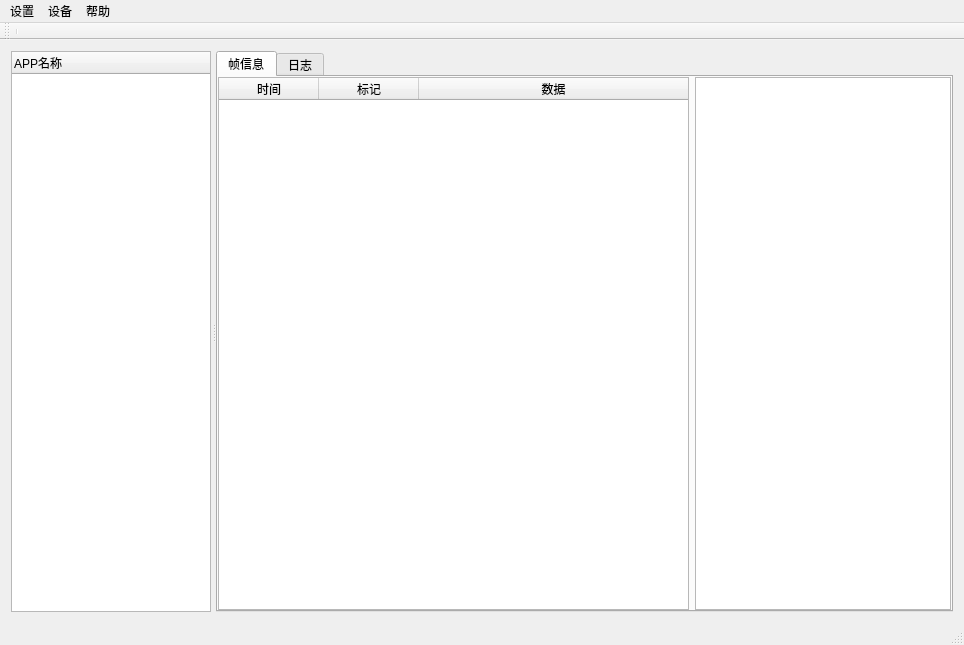
<?xml version="1.0" encoding="UTF-8"?>
<ui version="4.0">
 <class>MainWindow</class>
 <widget class="QMainWindow" name="MainWindow">
  <property name="geometry">
   <rect>
    <x>0</x>
    <y>0</y>
    <width>964</width>
    <height>645</height>
   </rect>
  </property>
  <property name="windowTitle">
   <string>智能硬件测试工具</string>
  </property>
  <widget class="QWidget" name="centralWidget">
   <layout class="QVBoxLayout" name="verticalLayout">
    <item>
     <widget class="QSplitter" name="splitter_h">
      <property name="orientation">
       <enum>Qt::Horizontal</enum>
      </property>
      <property name="opaqueResize">
       <bool>true</bool>
      </property>
      <property name="handleWidth">
       <number>5</number>
      </property>
      <property name="childrenCollapsible">
       <bool>false</bool>
      </property>
      <widget class="QTreeWidget" name="treeWidget">
       <property name="enabled">
        <bool>true</bool>
       </property>
       <property name="sizePolicy">
        <sizepolicy hsizetype="Preferred" vsizetype="Preferred">
         <horstretch>0</horstretch>
         <verstretch>0</verstretch>
        </sizepolicy>
       </property>
       <property name="maximumSize">
        <size>
         <width>200</width>
         <height>16777215</height>
        </size>
       </property>
       <column>
        <property name="text">
         <string>APP名称</string>
        </property>
       </column>
      </widget>
      <widget class="QSplitter" name="splitter_v">
       <property name="maximumSize">
        <size>
         <width>16777215</width>
         <height>16777215</height>
        </size>
       </property>
       <property name="frameShape">
        <enum>QFrame::NoFrame</enum>
       </property>
       <property name="frameShadow">
        <enum>QFrame::Plain</enum>
       </property>
       <property name="midLineWidth">
        <number>1</number>
       </property>
       <property name="orientation">
        <enum>Qt::Vertical</enum>
       </property>
       <widget class="QTabWidget" name="tabWidget">
        <property name="sizePolicy">
         <sizepolicy hsizetype="MinimumExpanding" vsizetype="MinimumExpanding">
          <horstretch>0</horstretch>
          <verstretch>0</verstretch>
         </sizepolicy>
        </property>
        <property name="currentIndex">
         <number>0</number>
        </property>
        <widget class="QWidget" name="tabFrame">
         <property name="sizePolicy">
          <sizepolicy hsizetype="MinimumExpanding" vsizetype="MinimumExpanding">
           <horstretch>0</horstretch>
           <verstretch>0</verstretch>
          </sizepolicy>
         </property>
         <attribute name="title">
          <string>帧信息</string>
         </attribute>
         <layout class="QHBoxLayout" name="horizontalLayout" stretch="0,0">
          <property name="leftMargin">
           <number>0</number>
          </property>
          <property name="topMargin">
           <number>0</number>
          </property>
          <property name="rightMargin">
           <number>0</number>
          </property>
          <property name="bottomMargin">
           <number>0</number>
          </property>
          <item>
           <widget class="QTableWidget" name="tableWidgetFrame">
            <property name="sizePolicy">
             <sizepolicy hsizetype="MinimumExpanding" vsizetype="MinimumExpanding">
              <horstretch>2</horstretch>
              <verstretch>0</verstretch>
             </sizepolicy>
            </property>
            <property name="minimumSize">
             <size>
              <width>400</width>
              <height>300</height>
             </size>
            </property>
            <property name="maximumSize">
             <size>
              <width>1000</width>
              <height>1000</height>
             </size>
            </property>
            <property name="contextMenuPolicy">
             <enum>Qt::DefaultContextMenu</enum>
            </property>
            <property name="editTriggers">
             <set>QAbstractItemView::NoEditTriggers</set>
            </property>
            <property name="alternatingRowColors">
             <bool>true</bool>
            </property>
            <property name="selectionMode">
             <enum>QAbstractItemView::ExtendedSelection</enum>
            </property>
            <property name="selectionBehavior">
             <enum>QAbstractItemView::SelectRows</enum>
            </property>
            <property name="wordWrap">
             <bool>false</bool>
            </property>
            <property name="cornerButtonEnabled">
             <bool>false</bool>
            </property>
            <property name="rowCount">
             <number>0</number>
            </property>
            <attribute name="horizontalHeaderCascadingSectionResizes">
             <bool>false</bool>
            </attribute>
            <attribute name="horizontalHeaderStretchLastSection">
             <bool>true</bool>
            </attribute>
            <attribute name="verticalHeaderVisible">
             <bool>false</bool>
            </attribute>
            <column>
             <property name="text">
              <string>时间</string>
             </property>
            </column>
            <column>
             <property name="text">
              <string>标记</string>
             </property>
            </column>
            <column>
             <property name="text">
              <string>数据</string>
             </property>
            </column>
           </widget>
          </item>
          <item>
           <widget class="QTextBrowser" name="textBrowserFrameInfo">
            <property name="sizePolicy">
             <sizepolicy hsizetype="Preferred" vsizetype="MinimumExpanding">
              <horstretch>0</horstretch>
              <verstretch>0</verstretch>
             </sizepolicy>
            </property>
            <property name="font">
             <font>
              <family>Consolas</family>
              <kerning>false</kerning>
             </font>
            </property>
           </widget>
          </item>
         </layout>
        </widget>
        <widget class="QWidget" name="tabLog">
         <property name="sizePolicy">
          <sizepolicy hsizetype="Preferred" vsizetype="MinimumExpanding">
           <horstretch>0</horstretch>
           <verstretch>0</verstretch>
          </sizepolicy>
         </property>
         <attribute name="title">
          <string>日志</string>
         </attribute>
         <layout class="QGridLayout" name="gridLayout">
          <property name="leftMargin">
           <number>0</number>
          </property>
          <property name="topMargin">
           <number>0</number>
          </property>
          <property name="rightMargin">
           <number>0</number>
          </property>
          <property name="bottomMargin">
           <number>0</number>
          </property>
          <property name="spacing">
           <number>0</number>
          </property>
          <item row="0" column="0">
           <widget class="QTextBrowser" name="textBrowser"/>
          </item>
         </layout>
        </widget>
       </widget>
      </widget>
     </widget>
    </item>
   </layout>
  </widget>
  <widget class="QMenuBar" name="menuBar">
   <property name="geometry">
    <rect>
     <x>0</x>
     <y>0</y>
     <width>964</width>
     <height>23</height>
    </rect>
   </property>
   <widget class="QMenu" name="menuSet">
    <property name="title">
     <string>设置</string>
    </property>
   </widget>
   <widget class="QMenu" name="menuHelp">
    <property name="title">
     <string>帮助</string>
    </property>
   </widget>
   <widget class="QMenu" name="menuDevice">
    <property name="title">
     <string>设备</string>
    </property>
   </widget>
   <addaction name="menuSet"/>
   <addaction name="menuDevice"/>
   <addaction name="menuHelp"/>
  </widget>
  <widget class="QToolBar" name="toolbar">
   <attribute name="toolBarArea">
    <enum>TopToolBarArea</enum>
   </attribute>
   <attribute name="toolBarBreak">
    <bool>false</bool>
   </attribute>
   <addaction name="separator"/>
  </widget>
  <widget class="QStatusBar" name="statusBar"/>
 </widget>
 <layoutdefault spacing="6" margin="11"/>
 <resources/>
 <connections>
  <connection>
   <sender>treeWidget</sender>
   <signal>clicked(QModelIndex)</signal>
   <receiver>MainWindow</receiver>
   <slot>plug_index_clicked(QModelIndex)</slot>
   <hints>
    <hint type="sourcelabel">
     <x>40</x>
     <y>114</y>
    </hint>
    <hint type="destinationlabel">
     <x>64</x>
     <y>-12</y>
    </hint>
   </hints>
  </connection>
 </connections>
 <slots>
  <slot>clicked(QModelIndex)</slot>
  <slot>plug_index_clicked(QModelIndex)</slot>
 </slots>
</ui>
